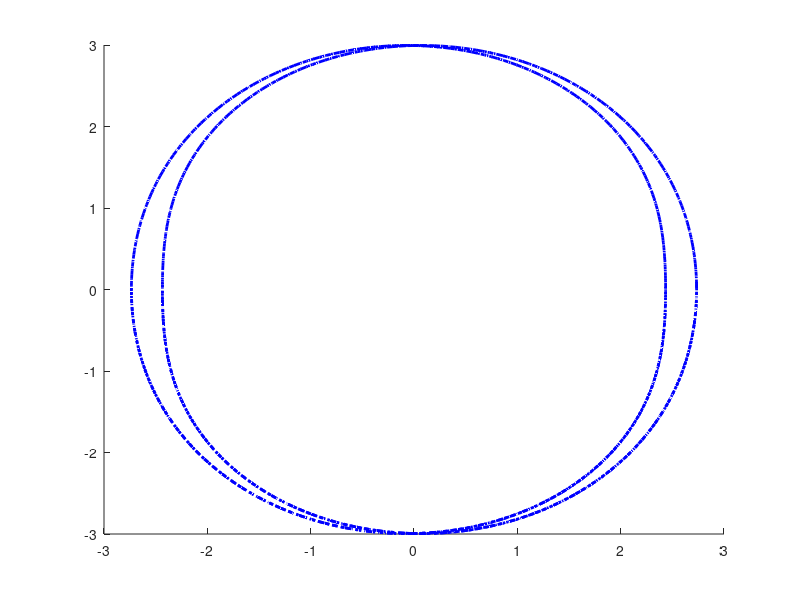

The MATLAB source for this figure:
% Run this after runing draw3dcircle10_test4.m
% Mengtang Li
% mar 13

figure(1);
hold on;


angle = 0:0.02:4*pi;
n = size(angle,2);
x_re1 = zeros(1,n);
y_re1 = zeros(1,n);
z_re1 = zeros(1,n);
x_re2 = zeros(1,n);
y_re2 = zeros(1,n);
z_re2 = zeros(1,n);
R = 1;
L = (sqrt(3)-1)*2*R;
h = L;

% for i = 1:1:n
%     t = angle(i);
%     R_x = -L/2*cos(2*t);
%     R_y = -L/2*sin(2*t);
%     R_z = 0;
%     rho_x1 = 3*cos(pi+0.1002)*(sqrt(3)/2*sin(t)*cos(2*t)-cos(t)*sin(2*t)) + (3*sin(pi+0.1002)-2*(sqrt(3)-1))*(-1/2*cos(2*t));
%     rho_y1 = 3*cos(pi+0.1002)*(sqrt(3)/2*sin(t)*sin(2*t)+cos(t)*cos(2*t)) + (3*sin(pi+0.1002)-2*(sqrt(3)-1))*(-1/2*sin(2*t));
%     rho_z1 = 3*cos(pi+0.1002)*(1/2*sin(t)) + (3*sin(pi+0.1002)-2*(sqrt(3)-1))*(sqrt(3)/2);
%     rho_x2 = 3*cos(pi-0.1002)*(sqrt(3)/2*sin(t)*cos(2*t)-cos(t)*sin(2*t)) + (3*sin(pi-0.1002)-2*(sqrt(3)-1))*(-1/2*cos(2*t));
%     rho_y2 = 3*cos(pi-0.1002)*(sqrt(3)/2*sin(t)*sin(2*t)+cos(t)*cos(2*t)) + (3*sin(pi-0.1002)-2*(sqrt(3)-1))*(-1/2*sin(2*t));
%     rho_z2 = 3*cos(pi-0.1002)*(1/2*sin(t)) + (3*sin(pi-0.1002)-2*(sqrt(3)-1))*(sqrt(3)/2);
%     r_x1 = R_x + rho_x1;
%     r_y1 = R_y + rho_y1;
%     r_z1 = R_z + rho_z1 + (3^0.5)/2*h;
%     r_x2 = R_x + rho_x2;
%     r_y2 = R_y + rho_y2;
%     r_z2 = R_z + rho_z2 + (3^0.5)/2*h;
%     x_re1(i) = r_x1;
%     y_re1(i) = r_y1;
%     z_re1(i) = r_z1;
%     x_re2(i) = r_x2;
%     y_re2(i) = r_y2;
%     z_re2(i) = r_z2;
% end

for i = 1:1:n
    t = angle(i);
    R_x = -L/2*cos(2*t);
    R_y = -L/2*sin(2*t);
    R_z = 0;  
    rho_x1 = 3*cos(pi+0.1002)*(sqrt(3)/2*sin(t)*cos(2*t)-cos(t)*sin(2*t)) + (3*sin(pi+0.1002)-2*(sqrt(3)-1))*(-1/2*cos(2*t)) -(sqrt(3)-1)*cos(2*t);
    rho_y1 = 3*cos(pi+0.1002)*(sqrt(3)/2*sin(t)*sin(2*t)+cos(t)*cos(2*t)) + (3*sin(pi+0.1002)-2*(sqrt(3)-1))*(-1/2*sin(2*t)) -(sqrt(3)-1)*sin(2*t);
    rho_z1 = 3*cos(pi+0.1002)*(1/2*sin(t)) + (3*sin(pi+0.1002)-2*(sqrt(3)-1))*(sqrt(3)/2) + (3-sqrt(3));
    rho_x2 = 3*cos(pi-0.1002)*(sqrt(3)/2*sin(t)*cos(2*t)-cos(t)*sin(2*t)) + (3*sin(pi-0.1002)-2*(sqrt(3)-1))*(-1/2*cos(2*t));
    rho_y2 = 3*cos(pi-0.1002)*(sqrt(3)/2*sin(t)*sin(2*t)+cos(t)*cos(2*t)) + (3*sin(pi-0.1002)-2*(sqrt(3)-1))*(-1/2*sin(2*t));
    rho_z2 = 3*cos(pi-0.1002)*(1/2*sin(t)) + (3*sin(pi-0.1002)-2*(sqrt(3)-1))*(sqrt(3)/2);
    r_x1 = 0 + rho_x1;
    r_y1 = 0 + rho_y1;
    r_z1 = 0 + rho_z1;
    r_x2 = R_x + rho_x2;
    r_y2 = R_y + rho_y2;
    r_z2 = R_z + rho_z2 + (3^0.5)/2*h;
    x_re1(i) = r_x1;
    y_re1(i) = r_y1;
    z_re1(i) = r_z1;
    x_re2(i) = r_x2;
    y_re2(i) = r_y2;
    z_re2(i) = r_z2;
end

plot3(x_re1, y_re1, z_re1, 'b-.','linewidth',2);
plot3(x_re2, y_re2, z_re2, 'b-.','linewidth',2);
hold off;
